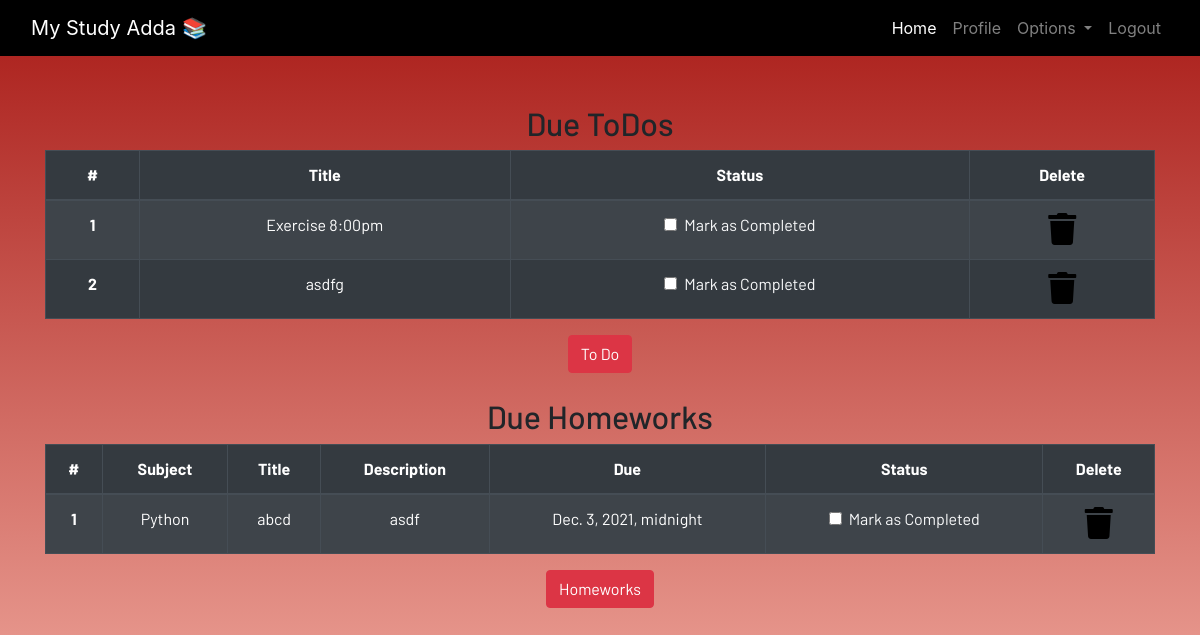
The app's page /profile/ (signed in), older data.
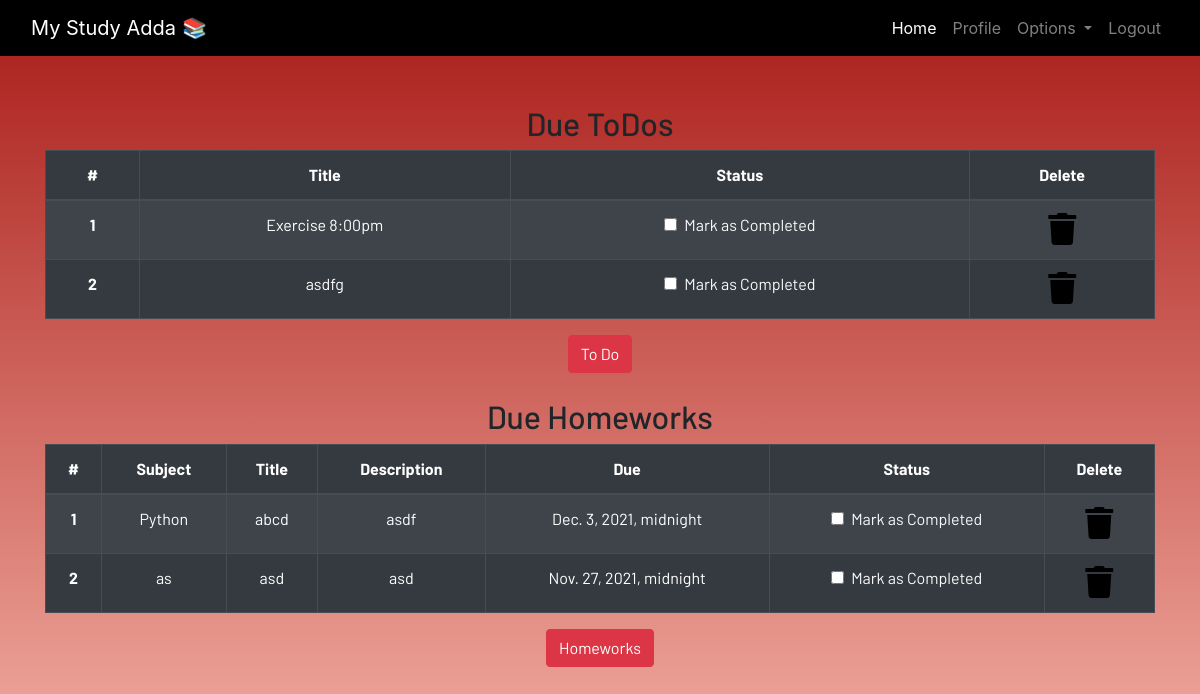
The same page, newer data.
### portaldashboard/models.py (models this page shows, shortened)
class Todo(models.Model):
    user=models.ForeignKey(User,on_delete=models.CASCADE)
    title=models.CharField(max_length=200)
    is_finished=models.BooleanField(default=False)

class Homework(models.Model):
    user=models.ForeignKey(User,on_delete=models.CASCADE)
    subject=models.CharField(max_length=100)
    title=models.CharField(max_length=200)
    description=models.TextField()
    due=models.DateTimeField()
    is_finished=models.BooleanField(default=False)

### portaldashboard/views.py (the view)
# urls.py: path('profile/',dash_views.profile,name='profile'),
@login_required
def profile(request):
    homeworks=Homework.objects.filter(is_finished=False,user=request.user)
    todos=Todo.objects.filter(is_finished=False,user=request.user)
    if len(homeworks)==0:
        homework_done=True
    else:
        homework_done=False
    if len(todos)==0:
        todo_done=True
    else:
        todo_done=False
    context={
        'homeworks':homeworks,
        'todos':todos,
        'homework_done':homework_done,
        'todo_done':todo_done
    }
    return render(request,"dashboard/profile.html",context)

### portaldashboard/templates/dashboard/profile.html
{% extends 'dashboard/base.html' %} {% load static %}
{% load crispy_forms_tags%}
{% block content %}
{% load static %}
<section class="text-center">
    {% if not todo_done %}
    <div class="container">
        <h2>Due ToDos</h2>
        <table class="table table-striped table-bordered table-hover table-dark">
            <thead>
                <tr>
                    <th scope="col">#</th>
                    <th scope="col">Title</th>
                    <th scope="col">Status</th>
                    <th scope="col">Delete</th>
                </tr>
            </thead>
            <tbody>
                {% for todo in todos %}
                <tr>
                    <th scope="row">{{ forloop.counter }}</th>
                    <td>{{todo.title}}</td>
                    <td>
                        <a href="{% url 'update-todo' todo.id %}">
                            <div class="form-check">
                                {% if todo.is_finished == True %}
                                <input class="form-check-input" type="checkbox" value="" checked >
                                {% else %}
                                <input class="form-check-input" type="checkbox" value="" >
                                {% endif %}
                                <label class="form-check-label text-light" for="flexCheckDefault">
                                    Mark as Completed
                                </label>
                            </div>
                        </a>
                    </td>
                    <td><a href="{% url 'delete-todo' todo.id %}"><i class="fa fa-trash fa-2x"></i></a></td>
                </tr>
                {% endfor %}
            </tbody>
        </table>
    {% else %}
        <h3>All To dos are completed!!!!</h3>
    {% endif %}
        <a href="{% url 'todo' %}" class="btn btn-danger">To Do</a>
        <br><br>
        {% if not homework_done %}
        <h2>Due Homeworks</h2>
        <table class="table table-striped table-bordered table-hover table-dark">
            <thead>
                <tr>
                    <th scope="col">#</th>
                    <th scope="col">Subject</th>
                    <th scope="col">Title</th>
                    <th scope="col">Description</th>
                    <th scope="col">Due</th>
                    <th scope="col">Status</th>
                    <th scope="col">Delete</th>
                </tr>
            </thead>
            <tbody>
                {% for homework in homeworks %}
                <tr>
                    <th scope="row">{{ forloop.counter }}</th>
                    <td>{{homework.subject}}</td>
                    <td>{{homework.title}}</td>
                    <td>{{homework.description}}</td>
                    <td>{{homework.due}}</td>
                    <td>
                        <a href="{% url 'update-homework' homework.id %}">
                            <div class="form-check">
                                {% if homework.is_finished == True %}
                                <input class="form-check-input" type="checkbox" value="" checked >
                                {% else %}
                                <input class="form-check-input" type="checkbox" value="" >
                                {% endif %}
                                <label class="form-check-label text-light" for="flexCheckDefault">
                                    Mark as Completed
                                </label>
                            </div>
                        </a>
                    </td>
                    <td><a href="{% url 'delete-homework' homework.id %}""><i class="fa fa-trash fa-2x"></i></a></td>
                </tr>
                {% endfor %}
            </tbody>
        </table>
    {% else %}
        <h3>All To homeworks are completed!!!!</h3>
    {% endif %}
        <a href="{% url 'homework' %}" class="btn btn-danger">Homeworks</a>
    </div>
</section>
{% endblock content %}

Row changes from the older to the newer data that the page shows:
added Homework: subject "as", title "asd", description "asd", due "Nov. 27, 2021, midnight"
